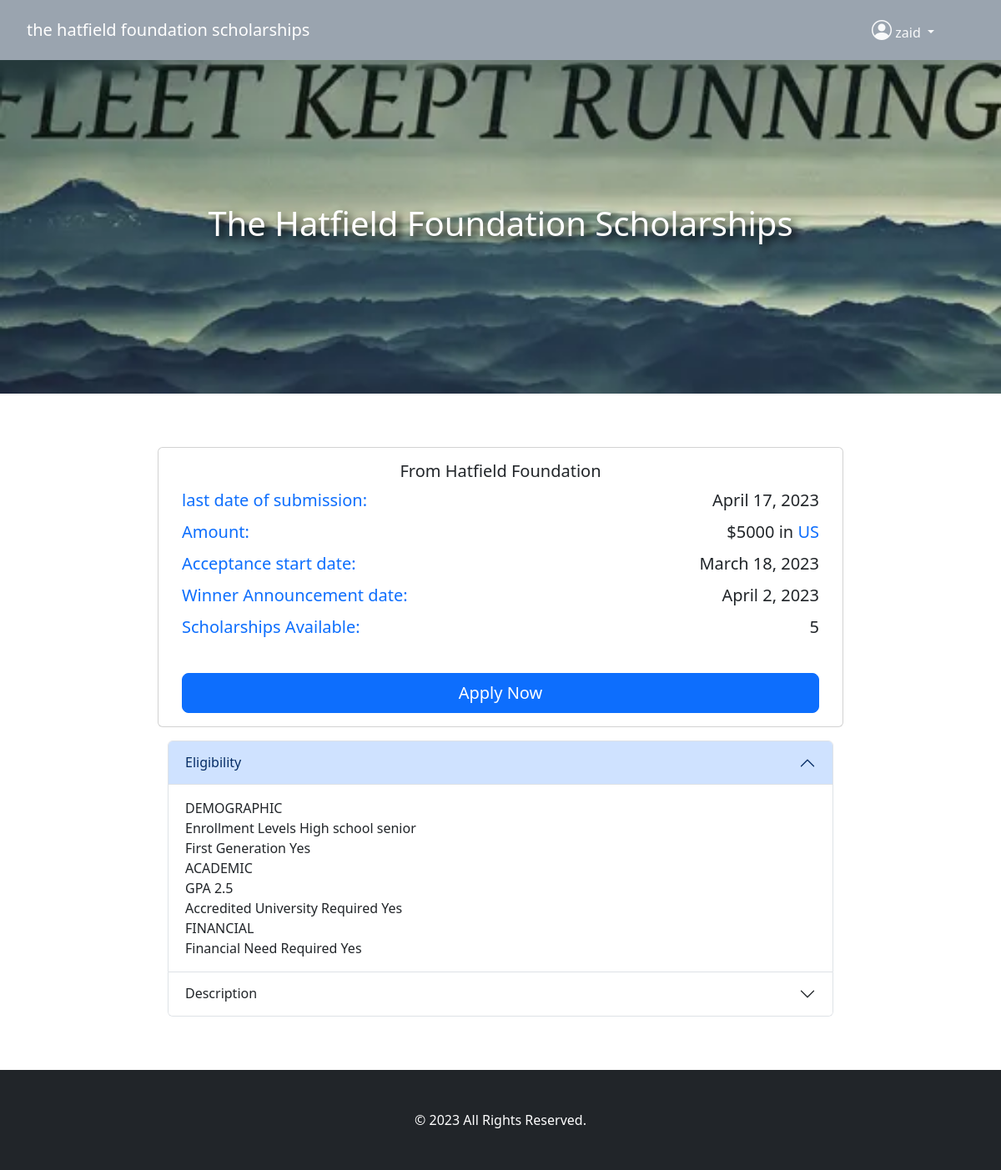
/scholarship/1/detail (signed in), run on the app's committed database.
### scholarship/models.py (models this page shows, shortened)
class Scholarship(models.Model):
    name = models.CharField(max_length=255, help_text='Name of the scholarship')
    country = models.CharField(max_length=255, choices=COUNTRIES.items(), help_text='Country of the scholarship')
    amount = models.CharField(max_length=255, help_text='Amount of the scholarship', default='$100')
    description = models.TextField(help_text='Description of the scholarship')
    eligibility = models.TextField(help_text='Eligibility criteria for the scholarship')
    acceptance_start_date = models.DateField(help_text='Start date to apply for the scholarship', default=timezone.now)
    winner_announcement_date = models.DateField(help_text='Date when the winner will be announced',
                                                default=timezone.now() + timezone.timedelta(days=15))
    quantity = models.IntegerField(help_text='Number of scholarships available', default=1)
    last_date = models.DateField(help_text='Last date to apply for the scholarship',
                                 default=timezone.now() + timezone.timedelta(days=30))
    link = models.URLField(help_text='Link to the scholarship page')
    organization = models.CharField(max_length=255, help_text='Organization providing the scholarship',
                                    default='Organization Name')
    image = OptimizedImageField(upload_to='scholarship_pics',
                                blank=True,
                                null=True,
                                optimized_image_resize_method='cover',
                                optimized_image_output_size=(512, 512))
    class Meta:
        verbose_name_plural = 'Scholarships'

### scholarship/views.py (the view)
# urls.py: path('', include('scholarship.urls')),
def scholarship(request, id):
    if not request.user.is_authenticated:
        messages.error(request, 'You must be logged in to view this page')
        return redirect('login')
    item = Scholarship.objects.get(id=id)
    ctx = {
        'title': f'{item.name.lower()}',
        'item': item
    }
    return render(request, 'scholarship/detail.html', ctx)

### templates/scholarship/detail.html (shortened to what this page needs)
{% extends 'layout/base.html' %}
{% load django_bootstrap5 %}
{% load static %}
{% block content %}
    <section class="container-fluid hero">
        <div class="row">
            <div class="col-md-12 p-0">
                <div class="content text-center">
                    <h1 class="text-white">{{ item.name|title }}</h1>
                </div>
            </div>
        </div>
    </section>
    <section class="container">
        <div class="row">
            <div class="col-lg-10 col-md-10 mx-auto">
                <div class="container-fluid p-3 ">
                    <div class="row p-5">
                        <div class="card mb-3">
                            <div class="card-body">
                                <h5 class="text-center">
                                    <div>From {{ item.organization }}</div>
                                </h5>
                                <div class="lead">
                                    <div class="text-primary bold">last date of submission:</div>
                                    <div>{{ item.last_date }}</div>
                                </div>
                                <div class="lead">
                                    <div class="text-primary bold">Amount:</div>
                                    <div>{{ item.amount }} in <span class="text-primary">{{ item.country }}</span></div>
                                </div>
                                <div class="lead">
                                    <div class="text-primary bold">Acceptance start date:</div>
                                    <div>{{ item.acceptance_start_date }}</div>
                                </div>
                                <div class="lead">
                                    <div class="text-primary bold">Winner Announcement date:</div>
                                    <div>{{ item.winner_announcement_date }}</div>
                                </div>
                                <div class="lead">
                                    <div class="text-primary bold">Scholarships Available:</div>
                                    <div>{{ item.quantity }}</div>
                                </div>
                            </div>
                            <div class="p-3">
                                <a href="{{ item.link }}" class="btn btn-lg btn-primary w-100">Apply Now</a>
                            </div>
                        </div>
                        <div class="accordion" id="accordionPanelsStayOpenExample">
                            <div class="accordion-item">
                                <h2 class="accordion-header" id="panelsStayOpen-headingOne">
                                    <button class="accordion-button" type="button" data-bs-toggle="collapse"
                                            data-bs-target="#panelsStayOpen-collapseOne" aria-expanded="true"
                                            aria-controls="panelsStayOpen-collapseOne">
                                        Eligibility
                                    </button>
                                </h2>
                                <div id="panelsStayOpen-collapseOne" class="accordion-collapse collapse show"
                                     aria-labelledby="panelsStayOpen-headingOne">
                                    <div class="accordion-body">
                                        {{ item.eligibility|linebreaksbr|safe|capfirst }}
                                    </div>
                                </div>
                            </div>
                            <div class="accordion-item">
                                <h2 class="accordion-header" id="panelsStayOpen-headingThree">
                                    <button class="accordion-button collapsed" type="button" data-bs-toggle="collapse"
                                            data-bs-target="#panelsStayOpen-collapseThree" aria-expanded="false"
                                            aria-controls="panelsStayOpen-collapseThree">
                                        Description
                                    </button>
                                </h2>
                            </div>
                        </div>
                    </div>
                </div>
            </div>
        </div>
    </section>
{% endblock %}

### templates/partials/navbar.html (shortened to what this page needs)
<nav class="navbar navbar-expand-lg navbar-dark bg-dark p-3">
    <div class="container-fluid px-3">
        <a class="navbar-brand" href="/">
            {{ title }}
        </a>
        <div class="collapse navbar-collapse" id="topbarId">
            <ul class="navbar-nav ms-auto mt-2 mt-lg-0">
                {% if user.is_authenticated %}
                    <div class="dropdown text-start ">
                        <a href="#" class="d-block link-light text-decoration-none dropdown-toggle px-5"
                           data-bs-toggle="dropdown" aria-expanded="false">
                            <i class="bi bi-person-circle h4"></i>
                            <span class="">{{ user.username }}</span>
                        </a>
                    </div>
                {% else %}
                    <li class="nav-item shadow-sm rounded-2 bg-red px-2">
                        <a class="nav-link text-white" href="{% url 'login' %}" title="Sign-In">
                            <i class="bi bi-person-check me-3"></i> Sign-In
                        </a>
                    </li>
                {% endif %}
            </ul>
        </div>
    </div>
</nav>

### templates/scholarship/detail.html (style rules this page uses)
.content { height: 25rem; background-size: cover; background-position: center; background-repeat: no-repeat; display: flex; flex-wrap: nowrap; flex-direction: column; justify-content: center; align-items: center; color: white; }
.bold { font-weight: bolder; margin-bottom: .5rem; }
.lead { display: flex; flex-wrap: wrap; flex-direction: row; justify-content: space-between; }
h1 { text-shadow: 5px 5px 10px black; }

### templates/layout/base.html (style rules this page uses)
.navbar { background-color: #9aa4af !important; }
.wrapper { min-height: 100vh; display: grid; grid-template-rows: auto 1fr auto; }

### data on the page
Scholarship: name "the hatfield foundation scholarships", name "The Hatfield Foundation Scholarships", organization "Hatfield Foundation", last_date "April 17, 2023", amount "$5000", country "US", acceptance_start_date "March 18, 2023", winner_announcement_date "April 2, 2023", quantity "5", eligibility "DEMOGRAPHIC Enrollment Levels High school senior First Generation Yes ACADEMIC GPA 2.5 Accredited University Required Yes FINANCIAL Financial Need Required Yes"

### other printed values
{{ user.username }} "zaid"
